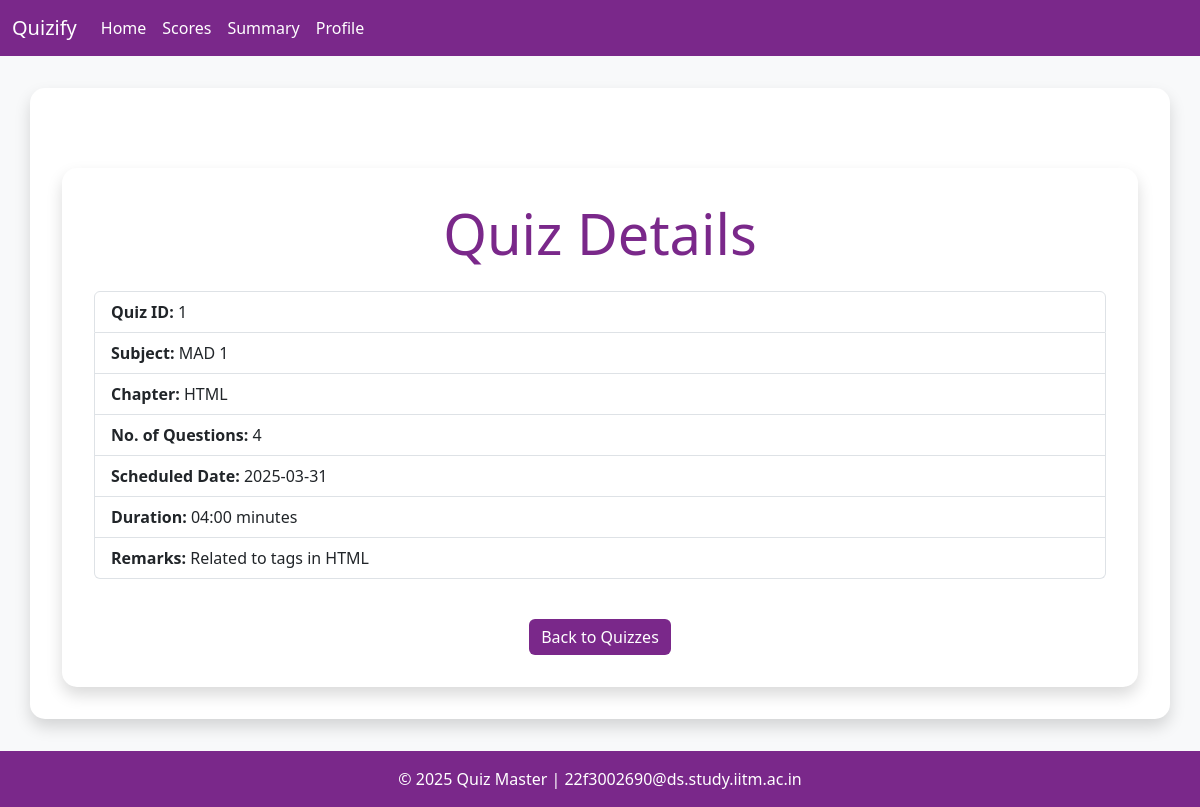
The app's page /user/view/1 (signed in) with its own data.
### models/models.py (models this page shows)
class Quiz(db.Model):
    id = db.Column(db.Integer, primary_key=True)
    chapter_id = db.Column(db.Integer, db.ForeignKey('chapter.id'), nullable=False)
    date_of_quiz = db.Column(db.Date, nullable=False, default=datetime.utcnow)
    time_duration = db.Column(db.String(5), nullable=False)
    remarks = db.Column(db.Text, nullable=True)
    questions = db.relationship('Questions', backref='quiz', lazy=True, cascade='all, delete-orphan')
    scores = db.relationship('Scores', backref='quiz', lazy=True, cascade='all, delete-orphan')

class Subject(db.Model):
    id = db.Column(db.Integer, primary_key=True)
    name = db.Column(db.String[32], unique=True, nullable=False)
    description = db.Column(db.Text, nullable=True)
    chapters = db.relationship('Chapter', backref='subject', lazy=True, cascade='all, delete-orphan')

class Chapter(db.Model):
    id = db.Column(db.Integer, primary_key=True)
    subject_id = db.Column(db.Integer, db.ForeignKey('subject.id'), nullable=False)
    name = db.Column(db.String[32], unique=True, nullable=False)
    description = db.Column(db.Text, nullable=True)
    quizes = db.relationship('Quiz', backref='chapter', lazy=True, cascade='all, delete-orphan')

### controllers/routes.py (the view)
@app.route('/user/view/<int:quiz_id>')
@auth_required
def view(quiz_id):
    quiz = Quiz.query.get_or_404(quiz_id)  # Get quiz or show 404 if not found
    return render_template('user/view.html', quiz=quiz)

### controllers/routes.py (called while the page is built)
def auth_required(func):
    @wraps(func)
    def inner(*args, **kwargs):
        if 'user_id' in session:
            return func(*args, **kwargs)
        else:
            flash('Please login to continue')
            return redirect(url_for('login'))
    return inner

### templates/user/view.html
{% extends 'layout.html' %} {% block title %} View Quiz {% endblock %} {% block
content %}
<div class="container mt-5">
  <h1 class="display-4 text-center text-purple mb-4">Quiz Details</h1>
  <ul class="list-group mb-4">
    <li class="list-group-item"><strong>Quiz ID:</strong> {{ quiz.id }}</li>
    <li class="list-group-item">
      <strong>Subject:</strong> {{ quiz.chapter.subject.name }}
    </li>
    <li class="list-group-item">
      <strong>Chapter:</strong> {{ quiz.chapter.name }}
    </li>
    <li class="list-group-item">
      <strong>No. of Questions:</strong> {{ quiz.questions|length }}
    </li>
    <li class="list-group-item">
      <strong>Scheduled Date:</strong> {{ quiz.date_of_quiz }}
    </li>
    <li class="list-group-item">
      <strong>Duration:</strong> {{ quiz.time_duration }} minutes
    </li>
    <li class="list-group-item">
      <strong>Remarks:</strong> {{ quiz.remarks if quiz.remarks else "No remarks
      available." }}
    </li>
  </ul>
  <div class="text-center">
    <a href="{{ url_for('index') }}" class="btn btn-purple mt-3"
      >Back to Quizzes</a
    >
  </div>
</div>
{% endblock %}

### templates/layout.html (style rules this page uses)
:root { --purple-primary: #7a288a; --purple-secondary: #5c1a7d; }
body { background-color: #f8f9fa; min-height: 100vh; display: flex; flex-direction: column; }
.container { background-color: white; padding: 2rem; border-radius: 15px; box-shadow: 0 0.5rem 1rem rgba(0, 0, 0, 0.15); margin-top: 2rem; flex: 1; }
.btn-purple { background-color: var(--purple-primary); color: white; border: none; }
.text-purple { color: var(--purple-primary) !important; }

### records on screen
Quiz: id "1", date_of_quiz "2025-03-31", time_duration "04:00", remarks "Related to tags in HTML"
Subject: chapter.subject.name "MAD 1"
Chapter: chapter.name "HTML"

### other values on screen
{{ quiz.questions|length }} "4"
